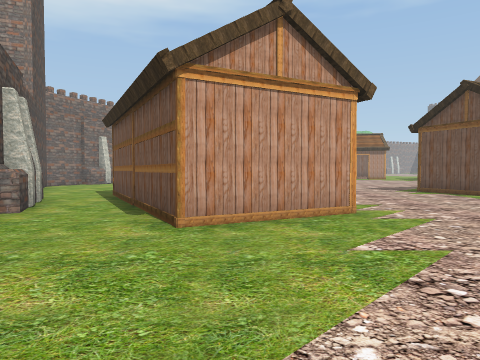
View 1 (above)

24 first-person views from a walk through a scene from a Unity 3-D project. The camera is 1.5 m above the floor, tilts 2° down and sees 70° across. The floor is counted in squares, 2 m on a side. Each view is taken from the middle of a square. On the plan, view 1 faces up. The plan holds only what a view shows up to about 11 squares ahead; the rest is blank. The place goes on beyond the plan. Some trees and plants on the terrain are drawn as simple stand-ins. The player is left out. Some animated figures are not drawn. Some surface patterns are stand-ins.

View 2
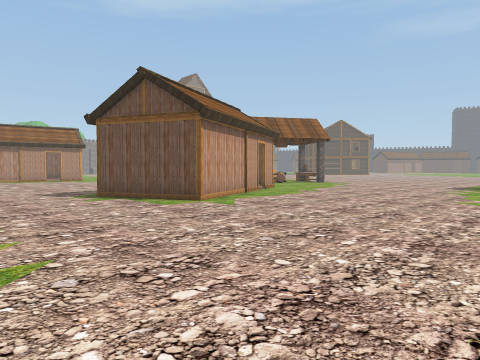

View 3
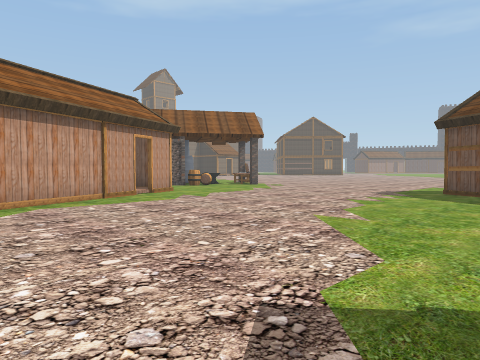

View 4
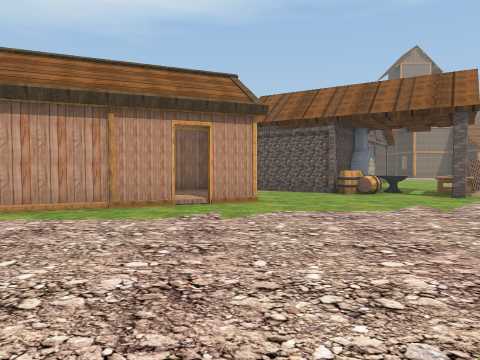

View 5
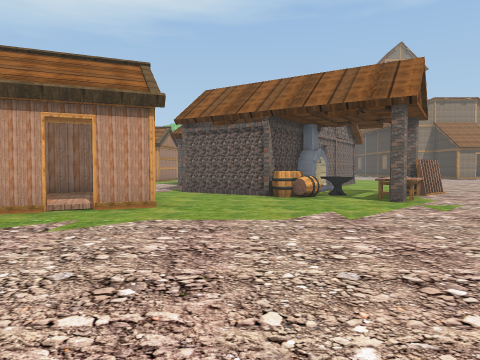

View 6
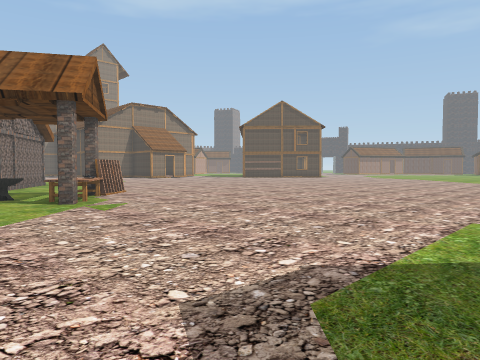

View 7
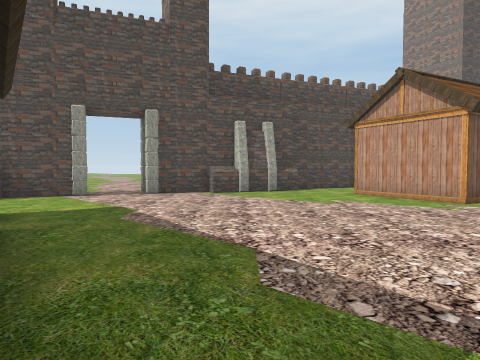

View 8
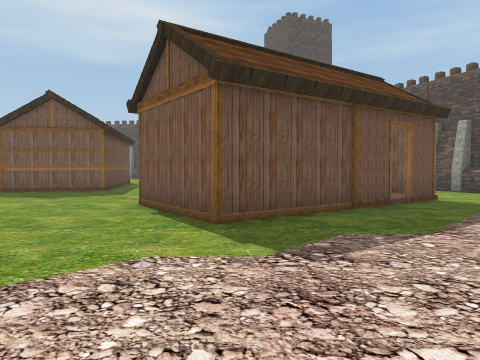

View 9
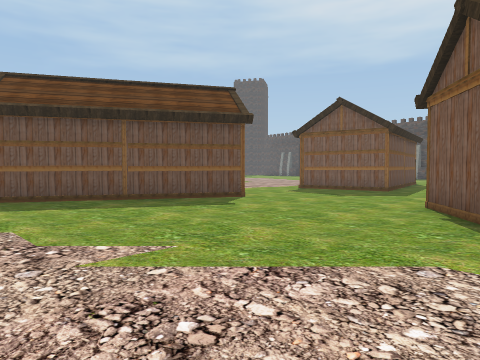

View 10
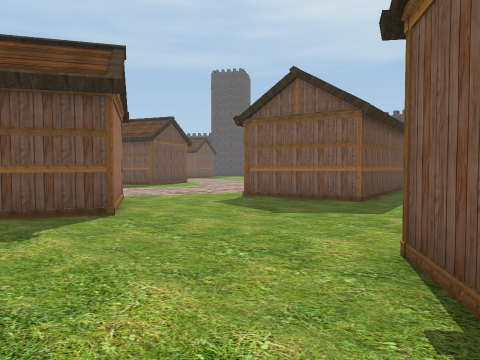

View 11
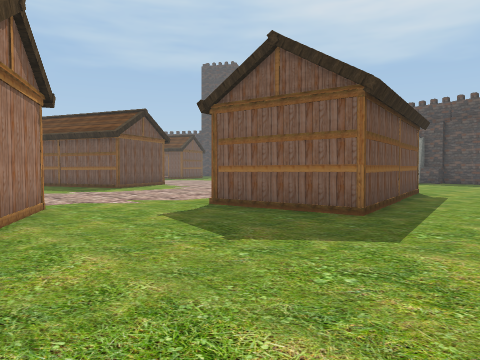

View 12
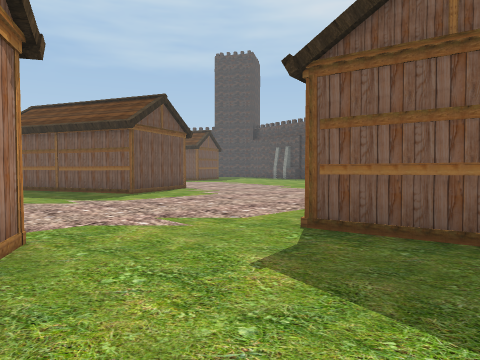

View 13
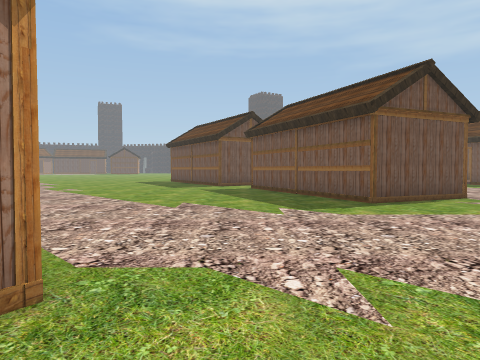

View 14
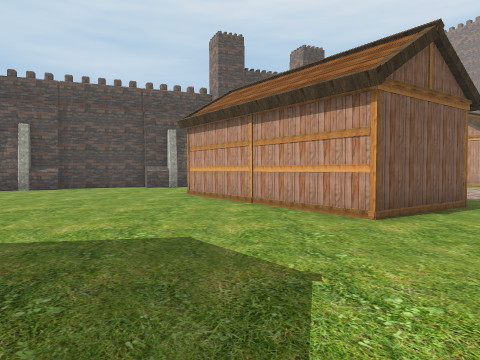

View 15
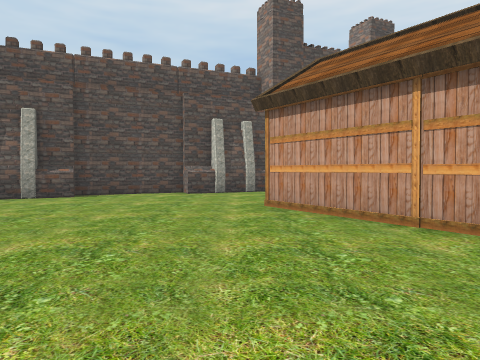

View 16
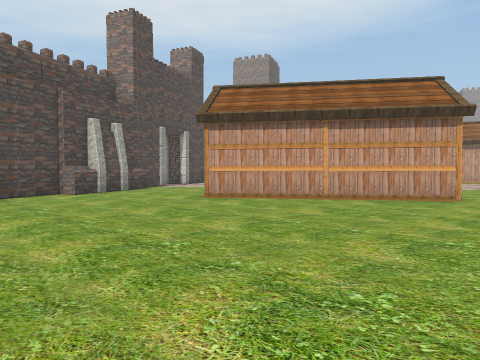

View 17
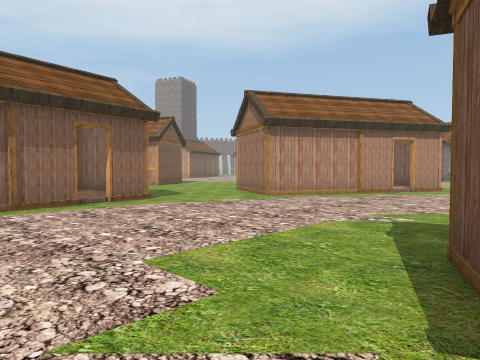

View 18
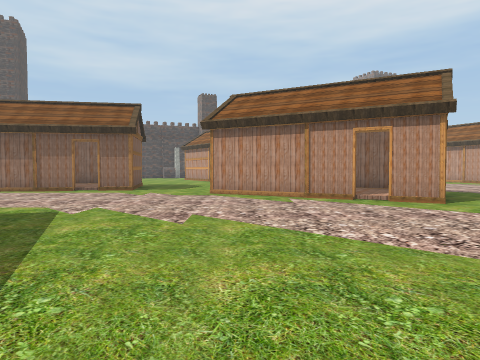

View 19
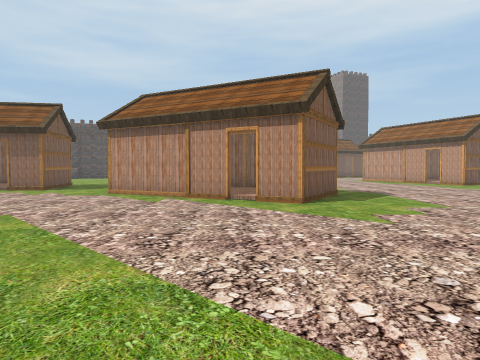

View 20
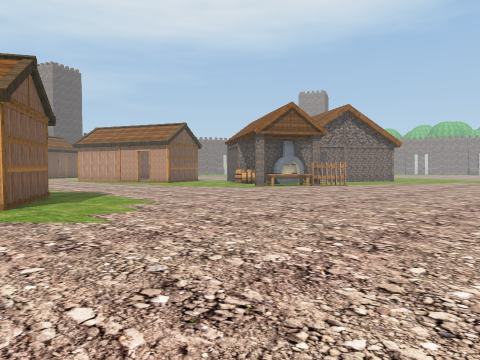

View 21
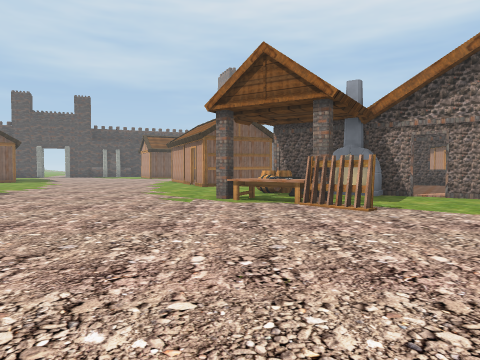

View 22
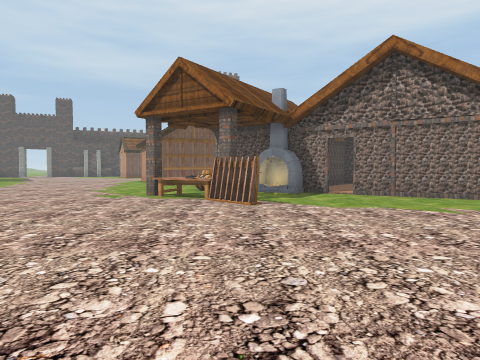

View 23
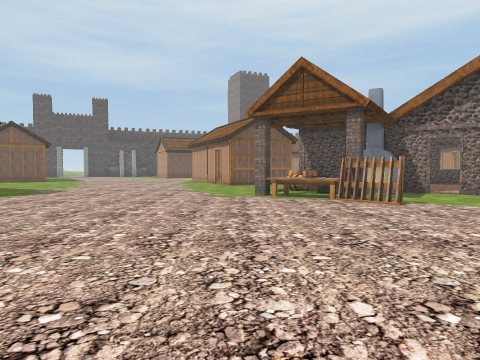

View 24
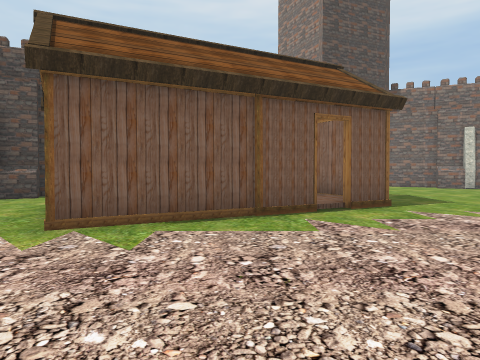

### Floor plan
Key: @ floor where view 1 was taken; # wall or solid block; . floor; ^ raised ledge; T tower; H house; C column; O other object.
Columns run from 7 left of view 1 to 27 right of it. Each row starts with its distance up from view 1.
 18                         ##....
 17                        ##......
 16                        #O........
 15   ..               .#  OO.........
 14   ....     ..      .###OOOCO.......
 13   .....    ...  HHH...OOOOO.......
 12    ......  ...  H  H....OC........
 11 T...  H... ..HH    H...............
 10   ..HHHH.....H   HHH..............
  9   ..H  H......HHHH................
  8   #.H   H.....H...................
  7   ##.H  H..........................
  6    #.HH  H.........................
  5     ..HHH.........................
  4     ....................H..........
  3     #...................HHH........
  2     ##.................H  HH.......
  1      #................HH  H........
  0      ##@......HHH.....H  HH.......
 -1      ##......HH H....HH  H........
 -2      OO.....H    H....HHH..........
 -3      ..O...H   HH.......H.........
 -4       O#...H  HH..................
 -5        #^...HH...................H
 -6         #...........HHH.......HHH
 -7         #^..........H  ......HH
 -8         #...........H  H......H
 -9         ##..........H  H......HH
-10          ##.........H  H .......
-11           #..   ....H

Where each view was taken, in squares from view 1:
view 1: 0 up, 0 right, facing up
view 2: 2 up, 2 right, facing up-right
view 3: 1 up, 6 right, facing up-right
view 4: 3 up, 12 right, facing up
view 5: 4 up, 14 right, facing up
view 6: 4 up, 15 right, facing up-right
view 7: 1 up, 9 right, facing left
view 8: 5 up, 8 right, facing down
view 9: 5 up, 8 right, facing down-right
view 10: 1 up, 9 right, facing down-right
view 11: 1 down, 10 right, facing down-right
view 12: 2 down, 13 right, facing down-right
view 13: 4 down, 15 right, facing right
view 14: 4 down, 15 right, facing left
view 15: 6 down, 12 right, facing left
view 16: 11 down, 12 right, facing up-left
view 17: 10 down, 23 right, facing up-left
view 18: 2 down, 27 right, facing left
view 19: 1 up, 27 right, facing left
view 20: 1 up, 27 right, facing up-left
view 21: 12 up, 26 right, facing left
view 22: 14 up, 27 right, facing left
view 23: 11 up, 27 right, facing left
view 24: 8 up, 6 right, facing left
